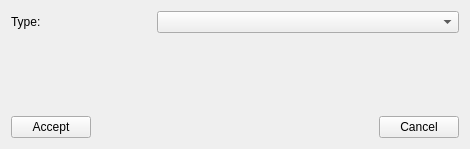
<ui version="4.0"  >
 <class>NewResetWidget</class>
 <widget class="QWidget" name="NewResetWidget" >
  <property name="geometry" >
   <rect>
    <x>0</x>
    <y>0</y>
    <width>470</width>
    <height>149</height>
   </rect>
  </property>
  <property name="windowTitle" >
   <string>New Reset</string>
  </property>
  <layout class="QVBoxLayout" >
   <item>
    <layout class="QHBoxLayout" >
     <property name="rightMargin" >
      <number>0</number>
     </property>
     <property name="leftMargin" >
      <number>0</number>
     </property>
     <property name="topMargin" >
      <number>0</number>
     </property>
     <property name="bottomMargin" >
      <number>0</number>
     </property>
     <item>
      <widget class="QLabel" name="label" >
       <property name="minimumSize" >
        <size>
         <width>100</width>
         <height>0</height>
        </size>
       </property>
       <property name="maximumSize" >
        <size>
         <width>100</width>
         <height>16777215</height>
        </size>
       </property>
       <property name="text" >
        <string>Type:</string>
       </property>
      </widget>
     </item>
     <item>
      <spacer>
       <property name="orientation" >
        <enum>Qt::Horizontal</enum>
       </property>
       <property name="sizeType" >
        <enum>QSizePolicy::Minimum</enum>
       </property>
       <property name="sizeHint" >
        <size>
         <width>40</width>
         <height>20</height>
        </size>
       </property>
      </spacer>
     </item>
     <item>
      <widget class="QComboBox" name="typeBox" >
       <property name="minimumSize" >
        <size>
         <width>300</width>
         <height>0</height>
        </size>
       </property>
       <property name="focusPolicy" >
        <enum>Qt::WheelFocus</enum>
       </property>
      </widget>
     </item>
    </layout>
   </item>
   <item>
    <spacer>
     <property name="orientation" >
      <enum>Qt::Vertical</enum>
     </property>
     <property name="sizeHint" >
      <size>
       <width>20</width>
       <height>40</height>
      </size>
     </property>
    </spacer>
   </item>
   <item>
    <layout class="QHBoxLayout" >
     <property name="rightMargin" >
      <number>0</number>
     </property>
     <property name="leftMargin" >
      <number>0</number>
     </property>
     <property name="topMargin" >
      <number>0</number>
     </property>
     <property name="bottomMargin" >
      <number>0</number>
     </property>
     <item>
      <widget class="QPushButton" name="acceptButton" >
       <property name="focusPolicy" >
        <enum>Qt::StrongFocus</enum>
       </property>
       <property name="text" >
        <string>Accept</string>
       </property>
      </widget>
     </item>
     <item>
      <spacer>
       <property name="orientation" >
        <enum>Qt::Horizontal</enum>
       </property>
       <property name="sizeHint" >
        <size>
         <width>40</width>
         <height>20</height>
        </size>
       </property>
      </spacer>
     </item>
     <item>
      <widget class="QPushButton" name="cancelButton" >
       <property name="focusPolicy" >
        <enum>Qt::StrongFocus</enum>
       </property>
       <property name="text" >
        <string>Cancel</string>
       </property>
      </widget>
     </item>
    </layout>
   </item>
  </layout>
 </widget>
 <resources/>
 <connections/>
</ui>
